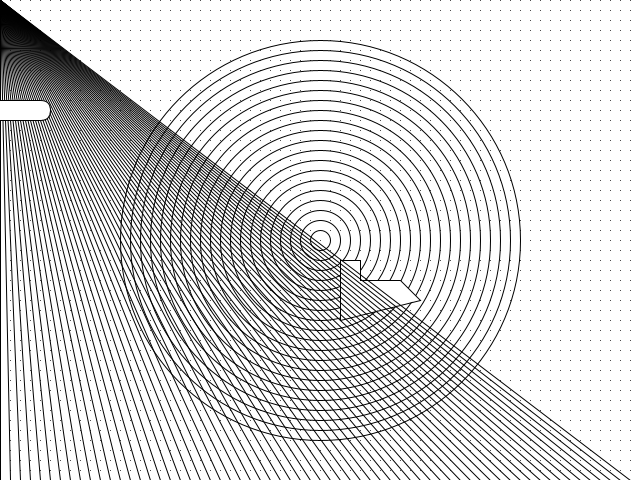
Frame 1 (no input)
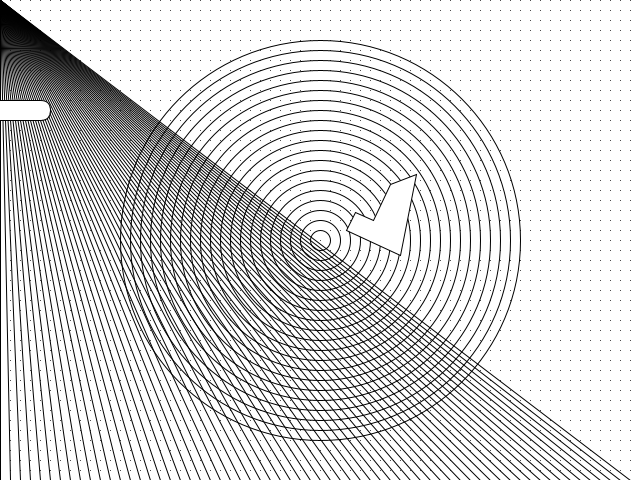
Frame 60 (the mouse pressed at the canvas centre just before this capture)
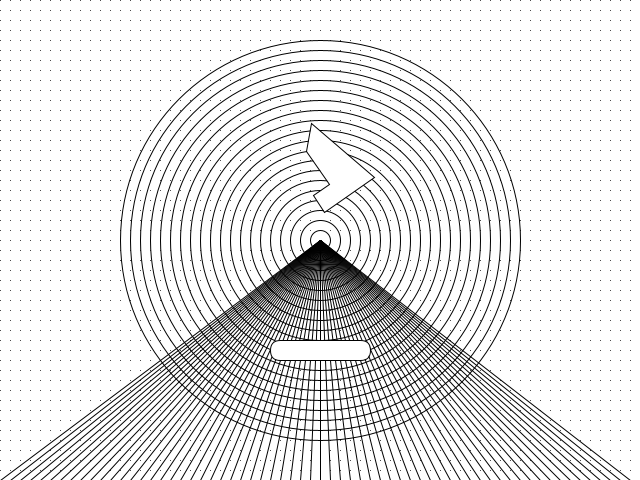
Frame 120 (the mouse held since frame 60 and released just before this capture)

The Processing sketch that drew these frames (run headless with seeded random() and noise(); from frame 60 on, the mouse is pressed at the canvas centre):

// Processing sketch: processing_87604
// ── processing_87604.pde

float centerX,centerY;
int anglechange = 5;
int shapeangle = 0;

void setup()
{
  size(640,480);
  centerX = width/2;
  centerY = height/2;
}

void draw()
{
  background(255);
  
  for(int j = 400; j > 0; j-=20)
  {
    ellipse(centerX,centerY,j,j);
  }
  drawDots();
  drawShape();
  shapeangle += anglechange;
  drawLines();
  drawRect();
}

void drawShape()
{
  pushMatrix();
  translate(centerX,centerY);
  rotate(radians(shapeangle));
  beginShape();
    vertex(20, 20);
    vertex(40, 20);
    vertex(40, 40);
    vertex(80, 40);
    vertex(100, 60);
    vertex(20, 80);
  endShape(CLOSE);
  popMatrix();
}

void drawDots()
{
  for(int a = 0; a < width; a += 10)
  {
    for(int b = 0; b < height; b += 10)
    {
      point(a,b);
    }
  }
}

void drawLines()
{
  for(int i = 0; i < width; i+=10)
  {
    line(i,height,mouseX,mouseY);
  }
}

void drawRect()
{
  translate(mouseX,mouseY);
  rect(-50,100,100,20,10);
}
